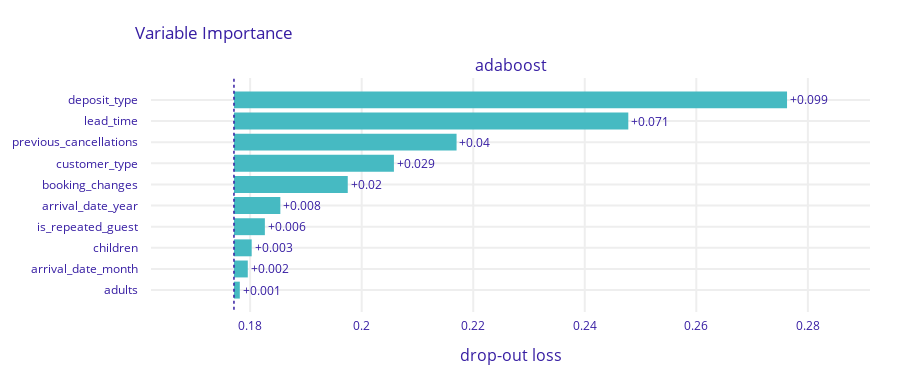

Source (notebook cell):
### Code cell
exp_adaboost.model_parts(loss_function = '1-auc').plot()

### Figure 1 — Plotly figure (JSON) as saved in the notebook; plotly's stock layout.template omitted (floating-point values rounded to 4 significant figures)
{"data": [{"base": 0.1771, "hoverinfo": "text", "hoverlabel": {"bgcolor": "rgba(0,0,0,0.8)"}, "hovertext": ["Model: adaboost loss after<br>variable: deposit_type is permuted: 0.276<br>Drop-out loss change: +0.099", "Model: adaboost loss after<br>variable: lead_time is permuted: 0.248<br>Drop-out loss change: +0.071", "Model: adaboost loss after<br>variable: previous_cancellations is permuted: 0.217<br>Drop-out loss change: +0.04", "Model: adaboost loss after<br>variable: customer_type is permuted: 0.206<br>Drop-out loss change: +0.029", "Model: adaboost loss after<br>variable: booking_changes is permuted: 0.197<br>Drop-out loss change: +0.02", "Model: adaboost loss after<br>variable: arrival_date_year is permuted: 0.185<br>Drop-out loss change: +0.008", "Model: adaboost loss after<br>variable: is_repeated_guest is permuted: 0.183<br>Drop-out loss change: +0.006", "Model: adaboost loss after<br>variable: children is permuted: 0.18<br>Drop-out loss change: +0.003", "Model: adaboost loss after<br>variable: arrival_date_month is permuted: 0.18<br>Drop-out loss change: +0.002", "Model: adaboost loss after<br>variable: adults is permuted: 0.178<br>Drop-out loss change: +0.001"], "marker": {"color": "#46bac2"}, "orientation": "h", "showlegend": false, "text": ["+0.099", "+0.071", "+0.04", "+0.029", "+0.02", "+0.008", "+0.006", "+0.003", "+0.002", "+0.001"], "textposition": "outside", "type": "bar", "x": [0.09917, 0.07071, 0.03992, 0.02868, 0.0204, 0.008316, 0.005543, 0.003179, 0.002477, 0.001046], "xaxis": "x", "y": ["deposit_type", "lead_time", "previous_cancellations", "customer_type", "booking_changes", "arrival_date_year", "is_repeated_guest", "children", "arrival_date_month", "adults"], "yaxis": "y"}], "layout": {"annotations": [{"font": {"size": 16}, "showarrow": false, "text": "adaboost", "x": 0.5, "xanchor": "center", "xref": "paper", "y": 1, "yanchor": "bottom", "yref": "paper"}, {"font": {"size": 16}, "showarrow": false, "text": "drop-out loss", "x": 0.5, "xanchor": "center", "xref": "paper", "y": 0, "yanchor": "top", "yref": "paper", "yshift": -30}], "font": {"color": "#371ea3"}, "height": 383, "margin": {"b": 71, "r": 30, "t": 78}, "shapes": [{"line": {"color": "#371ea3", "dash": "dot", "width": 1.5}, "type": "line", "x0": 0.1771, "x1": 0.1771, "xref": "x", "y0": -1, "y1": 10, "yref": "y"}], "title": {"text": "Variable Importance", "x": 0.15}, "xaxis": {"anchor": "y", "automargin": true, "domain": [0, 1], "fixedrange": true, "gridwidth": 2, "range": [0.1622, 0.2911], "tickcolor": "white", "ticklen": 3, "ticks": "outside", "type": "linear", "zeroline": false}, "yaxis": {"anchor": "x", "automargin": true, "autorange": "reversed", "domain": [0, 1], "fixedrange": true, "gridwidth": 2, "tickcolor": "white", "ticklen": 10, "ticks": "outside", "type": "category"}}}
